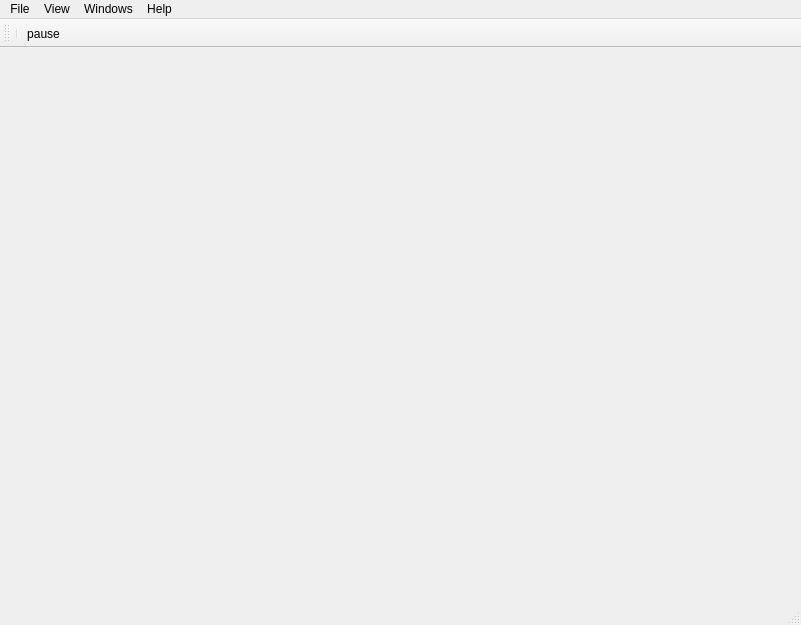
<?xml version="1.0" encoding="UTF-8"?>
<ui version="4.0">
 <class>CMainWindow</class>
 <widget class="QMainWindow" name="CMainWindow">
  <property name="geometry">
   <rect>
    <x>0</x>
    <y>0</y>
    <width>801</width>
    <height>625</height>
   </rect>
  </property>
  <property name="windowTitle">
   <string>MainWindow</string>
  </property>
  <widget class="QWidget" name="centralwidget">
   <layout class="QGridLayout" name="gridLayout"/>
  </widget>
  <widget class="QMenuBar" name="menubar">
   <property name="geometry">
    <rect>
     <x>0</x>
     <y>0</y>
     <width>801</width>
     <height>22</height>
    </rect>
   </property>
   <widget class="QMenu" name="menuFile">
    <property name="title">
     <string>File</string>
    </property>
    <addaction name="actionNew"/>
    <addaction name="actionOpen"/>
    <addaction name="actionSave"/>
    <addaction name="actionSave_As"/>
   </widget>
   <widget class="QMenu" name="menuWindows">
    <property name="title">
     <string>Windows</string>
    </property>
    <addaction name="actionData"/>
    <addaction name="actionSettings"/>
   </widget>
   <widget class="QMenu" name="menuHelp">
    <property name="title">
     <string>Help</string>
    </property>
    <addaction name="actionAbout"/>
   </widget>
   <widget class="QMenu" name="menuView">
    <property name="title">
     <string>View</string>
    </property>
    <addaction name="action2D_View"/>
    <addaction name="action3D_View"/>
   </widget>
   <addaction name="menuFile"/>
   <addaction name="menuView"/>
   <addaction name="menuWindows"/>
   <addaction name="menuHelp"/>
  </widget>
  <widget class="QStatusBar" name="statusbar"/>
  <widget class="QToolBar" name="toolBar">
   <property name="windowTitle">
    <string>toolBar</string>
   </property>
   <attribute name="toolBarArea">
    <enum>TopToolBarArea</enum>
   </attribute>
   <attribute name="toolBarBreak">
    <bool>false</bool>
   </attribute>
   <addaction name="separator"/>
   <addaction name="actionPause"/>
  </widget>
  <action name="actionData">
   <property name="checkable">
    <bool>true</bool>
   </property>
   <property name="checked">
    <bool>true</bool>
   </property>
   <property name="text">
    <string>Data</string>
   </property>
  </action>
  <action name="actionSettings">
   <property name="checkable">
    <bool>true</bool>
   </property>
   <property name="checked">
    <bool>true</bool>
   </property>
   <property name="text">
    <string>Settings</string>
   </property>
  </action>
  <action name="actionNew">
   <property name="text">
    <string>New</string>
   </property>
  </action>
  <action name="actionOpen">
   <property name="text">
    <string>Open</string>
   </property>
  </action>
  <action name="actionAbout">
   <property name="text">
    <string>About</string>
   </property>
   <property name="menuRole">
    <enum>QAction::AboutRole</enum>
   </property>
  </action>
  <action name="action2D_View">
   <property name="checkable">
    <bool>true</bool>
   </property>
   <property name="checked">
    <bool>true</bool>
   </property>
   <property name="text">
    <string>2D View</string>
   </property>
  </action>
  <action name="action3D_View">
   <property name="checkable">
    <bool>true</bool>
   </property>
   <property name="text">
    <string>3D View</string>
   </property>
  </action>
  <action name="actionPause">
   <property name="icon">
    <iconset>
     <normalon>:/icon/pause.png</normalon>
    </iconset>
   </property>
   <property name="text">
    <string>pause</string>
   </property>
   <property name="toolTip">
    <string>Pause</string>
   </property>
  </action>
  <action name="actionSave">
   <property name="text">
    <string>Save</string>
   </property>
  </action>
  <action name="actionSave_As">
   <property name="text">
    <string>Save As</string>
   </property>
  </action>
 </widget>
 <resources/>
 <connections/>
</ui>
